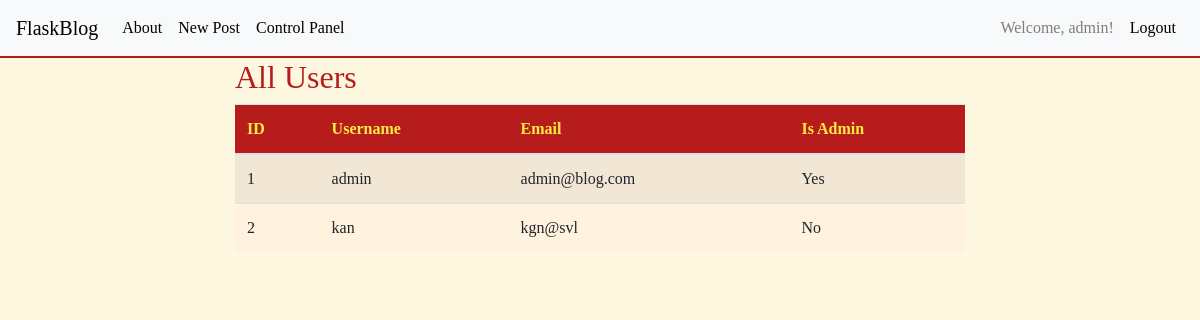
The page /admin (signed in) on the database its author committed.
### tables this page shows
CREATE TABLE user (
    id INTEGER PRIMARY KEY AUTOINCREMENT,
    username TEXT NOT NULL,
    email TEXT NOT NULL UNIQUE,
    password TEXT NOT NULL,
    is_admin BOOLEAN NOT NULL DEFAULT 0
);

### app.py (the view)
@app.route('/admin')
def admin():
    if 'user_id' not in session or not session.get('is_admin'):
        flash('You do not have access to this page.', 'danger')
        return redirect(url_for('index'))
    conn = get_db_connection()
    users = conn.execute('SELECT * FROM user').fetchall()
    conn.close()
    return render_template('admin.html', users=users)

### app.py (called while the page is built)
def get_db_connection():
    conn = sqlite3.connect('database.db')
    conn.row_factory = sqlite3.Row
    return conn

### templates/admin.html (shortened to what this page needs)
{% extends 'base.html' %}
{% block content %}
<div class="row">
    <div class="col-md-8 offset-md-2">
        <h2>All Users</h2>
        <table class="table table-striped">
            <thead>
                <tr>
                    <th>ID</th>
                    <th>Username</th>
                    <th>Email</th>
                    <th>Is Admin</th>
                </tr>
            </thead>
            <tbody>
                {% for user in users %}
                <tr>
                    <td>{{ user.id }}</td>
                    <td>{{ user.username }}</td>
                    <td>{{ user.email }}</td>
                    <td>{{ 'Yes' if user.is_admin else 'No' }}</td>
                </tr>
                {% endfor %}
            </tbody>
        </table>
    </div>
</div>
{% endblock %}

### templates/base.html (shortened to what this page needs)
<!doctype html>
<html lang="en">
<head>
    <link rel="stylesheet" href="https://stackpath.bootstrapcdn.com/bootstrap/4.3.1/css/bootstrap.min.css"
>
    <link rel="stylesheet" href="{{ url_for('static', filename='style.css') }}">
</head>
<body>
    <nav class="navbar navbar-expand-md navbar-light bg-light">
        <a class="navbar-brand" href="{{ url_for('index') }}">FlaskBlog</a>
        <div class="collapse navbar-collapse" id="navbarNav">
            <ul class="navbar-nav mr-auto">
                <li class="nav-item active">
                    <a class="nav-link" href="#">About</a>
                </li>
                <li class="nav-item">
                    <a class="nav-link" href="{{ url_for('create') }}">New Post</a>
                </li>
                {% if session.get('is_admin') %}
                <li class="nav-item">
                    <a class="nav-link" href="{{ url_for('admin') }}">Control Panel</a>
                </li>
                {% endif %}
            </ul>
            {% if 'user_id' in session %}
            <ul class="navbar-nav">
                <li class="nav-item">
                    <span class="navbar-text mr-2">Welcome, {{ session['username'] }}!</span>
                </li>
                <li class="nav-item">
                    <a class="nav-link" href="{{ url_for('logout') }}">Logout</a>
                </li>
            </ul>
            {% endif %}
        </div>
    </nav>
    <div class="container">
        {% block content %} {% endblock %}
    </div>
</body>
</html>

### static/style.css (style rules this page uses)
body { background-color: #fff8e1; color: #333; font-family: 'Times New Roman', Times, serif; }
.navbar { background-color: #ffeb3b; border-bottom: 2px solid #b71c1c; }
.navbar-brand, .nav-link { color: #000 !important; }
h1, h2, h3, h4, h5, h6 { color: #b71c1c; }
.table { background-color: #fff3e0; }
.table thead th { background-color: #b71c1c; color: #ffeb3b; }

### rows shown on the page
user: username "admin", id "1", email "admin@blog.com", is_admin "Yes"
user: id "2", username "kan", email "kgn@svl", is_admin "No"
